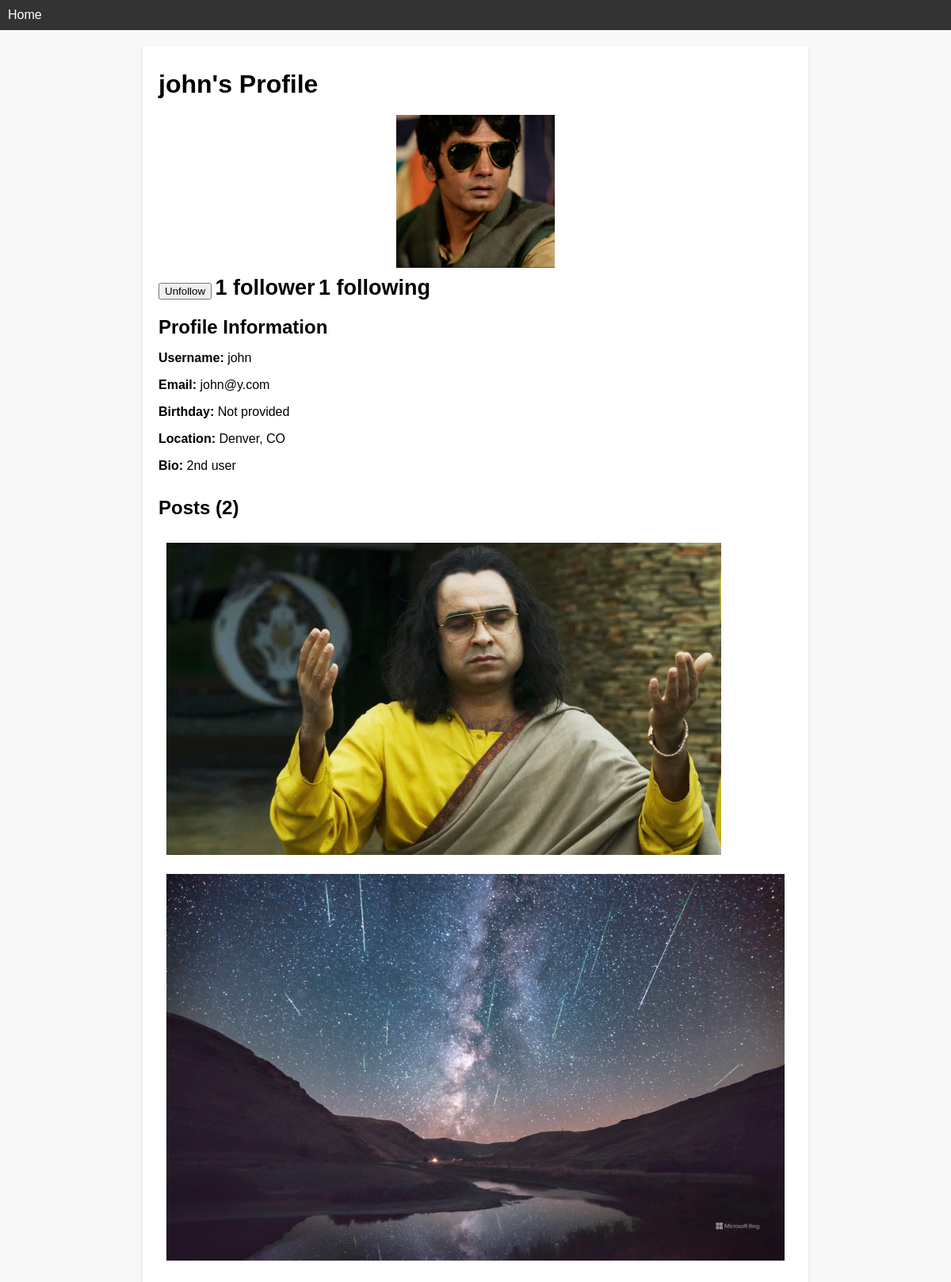
Page /profile/john (signed in) on the committed database.
### core/models.py (models this page shows, shortened)
class Profile(models.Model):
    user = models.ForeignKey(User, on_delete=models.CASCADE)
    profile_img = models.ImageField(upload_to='profile_images',default='blank.png')
    birthday = models.DateTimeField(blank=True, null=True)
    bio = models.TextField(blank = True, null = True)
    location = models.CharField(max_length=50, blank = True)

class Post(models.Model):
    id = models.UUIDField(primary_key=True, default = uuid.uuid4)
    user = models.ForeignKey(User, on_delete=models.CASCADE)
    image = models.ImageField(upload_to='post_images')
    caption = models.TextField()
    created_at = models.DateTimeField(default=datetime.now)
    no_of_likes = models.IntegerField(default=0)

### core/views.py (the view)
# urls.py: path('profile/<str:pk>', views.profile, name='profile'),
@login_required(login_url='signin')
def profile(request, pk):
    user_object = User.objects.get(username=pk)
    user_profile = Profile.objects.get(user=user_object)
    user_posts = Post.objects.filter(user=user_object)
    user_post_length = len(user_posts)
    follower = request.user.username
    user = pk
    user_followers = len(FollowersCount.objects.filter(user=pk))
    user_following = len(FollowersCount.objects.filter(follower=pk))
    if FollowersCount.objects.filter(follower=follower, user=user).first():
        button_text = "Unfollow"
    else:
        button_text = "Follow"
    context = {
        'user_object': user_object,
        'user_profile': user_profile,
        'user_posts': user_posts,
        'user_post_length': user_post_length,
        'button_text' : button_text,
        'user_followers': user_followers,
        'user_following': user_following,
    }
    return render(request, 'profile.html', context)

### templates/profile.html (shortened to what this page needs)
{% load static %}
<!DOCTYPE html>
<html lang = "en">
<head>
    <link rel="stylesheet" href="{% static 'css/profile.css' %}">
</head>
<body>
    <header>
        <nav>
            <ul>
                <li><a href="/">Home</a></li>
            </ul>
        </nav>
    </header>
    <div class="profile-container">
        <h1>{{ user_profile.user.username }}'s Profile</h1>
        <div class="profile-image">
            <img src="{{ user_profile.profile_img.url }}" alt="Profile Image">
            {% if request.user.is_authenticated %}
                {% if user_object.username == user.username %}
                    <a href="/settings" data-ripple="">Account Settings</a>
                    {% csrf_token %}
                    <input type="hidden" name="follower" value="{{ request.user.username }}">
                    <input type="hidden" name="user" value="{{ user_profile.user.username }}">
                    <button type="submit">{{button_text}}</button>
                    {% if user_followers == 0 or user_followers == 1 %}
                        <span style="color: black; font-size: 27px;"><b>{{user_followers}} follower</b></span>
                        {% else %}
                        <span style="color: black; font-size: 27px;"><b>{{user_followers}} followers</b></span>
                    {% endif %}
                    <span style="color: black; font-size: 27px;"><b>{{user_following}} following</b></span>
					<input type="hidden" value="{{user.username}}" name="follower" />
					<input type="hidden" value="{{user_object.username}}" name="user" />
                {% elif user_profile.user != request.user %}
                    <form method="POST" action="{% url 'follow' %}">
                        <button type="submit">{{button_text}}</button>
                        {% if user_followers == 0 or user_followers == 1 %}
                            <span style="color: black; font-size: 27px;"><b>{{user_followers}} follower</b></span>
                            {% else %}
                            <span style="color: black; font-size: 27px;"><b>{{user_followers}} followers</b></span>
                        {% endif %}
                        <span style="color: black; font-size: 27px;"><b>{{user_following}} following</b></span>
                    </form>
                {% endif %}
            {% endif %}
        </div>
        <div class="profile-info">
            <h2>Profile Information</h2>
            <p><strong>Username:</strong> {{ user_profile.user.username }}</p>
            <p><strong>Email:</strong> {{ user_profile.user.email }}</p>
            <p><strong>Birthday:</strong> {{ user_profile.birthday|default:"Not provided" }}</p>
            <p><strong>Location:</strong> {{ user_profile.location|default:"Not provided" }}</p>
            <p><strong>Bio:</strong> {{ user_profile.bio|default:"No bio available." }}</p>
        </div>
        <div class="user-posts">
            <h2>Posts ({{ user_post_length }})</h2>
            <ul class="photo-gallery">
                {% for post in user_posts %}
                    <li>
                        <a class="strip" href="{{ post.image.url }}" title="" data-strip-group="mygroup" data-strip-group-options="loop: false">
                            <img src="{{ post.image.url }}" alt="Post Image"></a>
                    </li>
                {% empty %}
                    <li>No posts yet.</li>
                {% endfor %}
            </ul>
        </div>
    </div>
</body>
</html>

### static/css/profile.css (style rules this page uses)
body { font-family: Arial, sans-serif; margin: 0; padding: 0; background-color: #f8f8f8; }
header { background-color: #333; color: #fff; padding: 10px; }
nav ul { list-style: none; margin: 0; padding: 0; }
nav ul li { display: inline; margin-right: 20px; }
nav ul li a { color: #fff; text-decoration: none; }
.profile-container { max-width: 800px; margin: 20px auto; background-color: #fff; box-shadow: 0 2px 5px rgba(0, 0, 0, 0.1); padding: 20px; }
.profile-container h1 { margin: 0; padding: 10px 0; }
.profile-image img { display: block; max-width: 200px; margin: 10px auto; }
.profile-info h2 { margin-bottom: 10px; }
.user-posts { margin-top: 30px; }
.photo-gallery { list-style: none; padding: 0; }
.photo-gallery li { display: inline-block; margin: 10px; }
.photo-gallery img { max-width: 300px; height: auto; }
.strip img { max-width: 100%; height: auto; }

### rows in the picture
Profile: user.username "john", profile_img (picture), user.email "john@y.com", birthday "Not provided", location "Denver, CO", bio "2nd user"
Post: image (picture)
Post: image (picture)

### other values in the picture
{{ button_text }} "Unfollow"
{{ user_followers }} "1"
{{ user_following }} "1"
{{ user_post_length }} "2"
